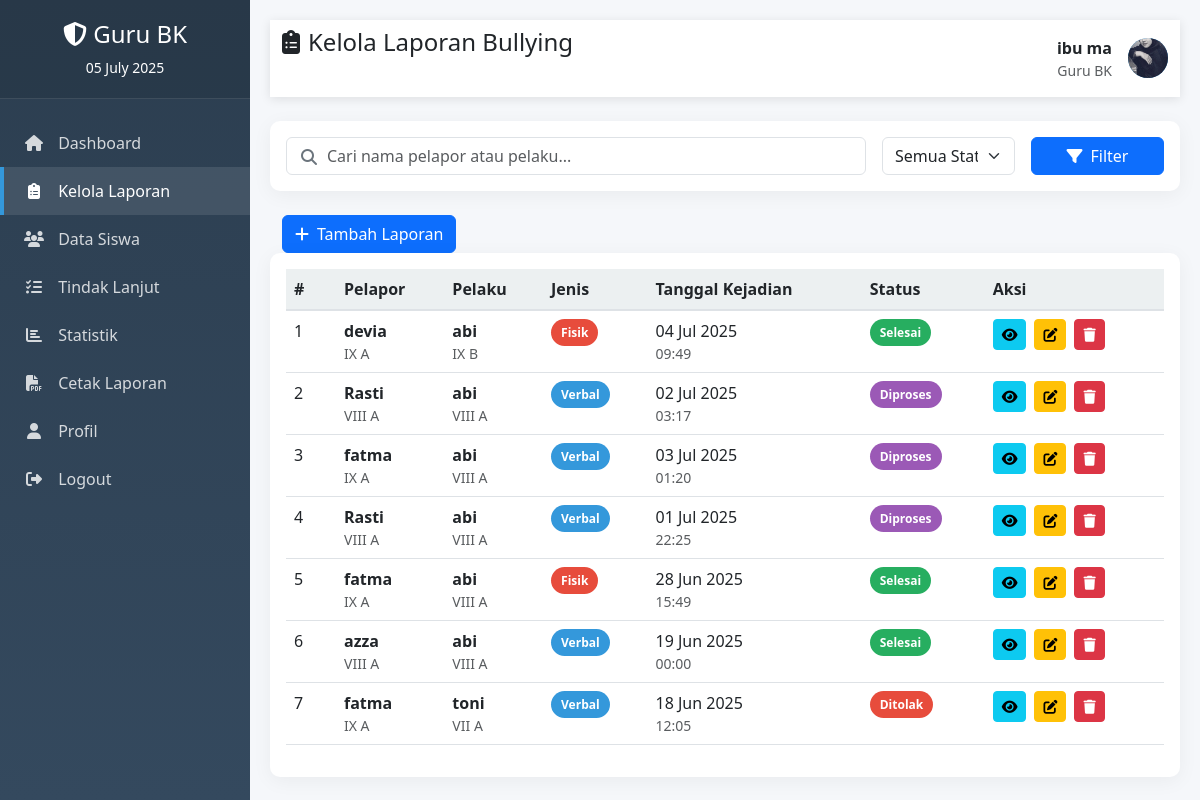
Page /teacher/kelola_laporan.php (signed in) on the committed database.
### tables this page shows
CREATE TABLE `guru_bk` (
  `id_guru` int(11) NOT NULL,
  `nip` varchar(18) NOT NULL,
  `nama_guru` varchar(100) NOT NULL,
  `username` varchar(50) NOT NULL,
  `password` varchar(255) NOT NULL,
  `foto` varchar(255) DEFAULT NULL,
  `status` enum('Aktif','Tidak Aktif') DEFAULT 'Aktif',
  `created_at` timestamp NOT NULL DEFAULT current_timestamp(),
  `updated_at` timestamp NOT NULL DEFAULT current_timestamp() ON UPDATE current_timestamp()
);

CREATE TABLE `laporan_bullying` (
  `id_laporan` int(11) NOT NULL,
  `id_siswa_pelapor` int(11) NOT NULL,
  `nama_pelaku` varchar(100) NOT NULL,
  `kelas_pelaku` varchar(10) NOT NULL,
  `jenis_bullying` enum('Fisik','Verbal','Sosial','Cyber') NOT NULL,
  `tingkat_bullying` enum('Ringan','Sedang','Berat') NOT NULL,
  `deskripsi_kejadian` text NOT NULL,
  `lokasi_kejadian` varchar(255) NOT NULL,
  `tanggal_kejadian` date NOT NULL,
  `waktu_kejadian` time DEFAULT NULL,
  `saksi` varchar(255) DEFAULT NULL,
  `status_laporan` enum('Menunggu','Diproses','Selesai','Ditolak') DEFAULT 'Menunggu',
  `id_guru_penangani` int(11) DEFAULT NULL,
  `catatan_guru` text DEFAULT NULL,
  `tanggal_penanganan` datetime DEFAULT NULL,
  `created_at` timestamp NOT NULL DEFAULT current_timestamp(),
  `updated_at` timestamp NOT NULL DEFAULT current_timestamp() ON UPDATE current_timestamp(),
  `id_siswa_pelaku` int(11) DEFAULT NULL
);

CREATE TABLE `siswa` (
  `id_siswa` int(11) NOT NULL,
  `nisn` varchar(10) NOT NULL COMMENT 'Nomor Induk Siswa Nasional',
  `nama_siswa` varchar(100) NOT NULL,
  `kelas` varchar(10) NOT NULL,
  `jenis_kelamin` enum('Laki-laki','Perempuan') NOT NULL,
  `alamat` text DEFAULT NULL,
  `no_hp_ortu` varchar(15) NOT NULL,
  `password` varchar(255) NOT NULL,
  `foto` varchar(255) DEFAULT NULL,
  `status` enum('Aktif','Tidak Aktif') DEFAULT 'Aktif',
  `created_at` timestamp NOT NULL DEFAULT current_timestamp(),
  `updated_at` timestamp NOT NULL DEFAULT current_timestamp() ON UPDATE current_timestamp()
);

### config/koneksi.php (called while the page is built, shortened)
<?php
$conn = new mysqli(DB_HOST, DB_USER, DB_PASS, DB_NAME);
$conn->set_charset("utf8");
function get_logged_in_user() {
    global $conn;
    $user_id = $_SESSION['user_id'];
    $user_type = $_SESSION['user_type'];
    if ($user_type == 'siswa') {
        $stmt = $conn->prepare("SELECT * FROM siswa WHERE id_siswa = ?");
        $stmt->bind_param("i", $user_id);
    } else {
        $stmt = $conn->prepare("SELECT * FROM guru_bk WHERE id_guru = ?");
        $stmt->bind_param("i", $user_id);
    }
    $stmt->execute();
    $result = $stmt->get_result();
    if ($result->num_rows > 0) {
        return $result->fetch_assoc();
    }
    return null;
}
?>

### teacher/kelola_laporan.php (the view, shortened to what this page needs)
<?php
require_once '../config/koneksi.php';
$guru = get_logged_in_user();
$query = "SELECT lb.*, s.nama_siswa as nama_pelapor, s.kelas as kelas_pelapor
          FROM laporan_bullying lb
          JOIN siswa s ON lb.id_siswa_pelapor = s.id_siswa
          ORDER BY lb.created_at DESC";
$result = $conn->query($query);
$search = isset($_GET['search']) ? clean_input($_GET['search']) : '';
?>
<!DOCTYPE html>
<html lang="id">
<head>
    <link rel="stylesheet" href="https://cdnjs.cloudflare.com/ajax/libs/font-awesome/6.4.0/css/all.min.css">
    <link href="https://cdn.jsdelivr.net/npm/bootstrap@5.3.0/dist/css/bootstrap.min.css" rel="stylesheet">
</head>
<body>
    <div class="sidebar">
        <div class="sidebar-header text-center">
            <h4><i class="fas fa-shield-alt"></i> Guru BK</h4>
            <p class="mb-0 small"><?= date('d F Y') ?></p>
        </div>
        <div class="sidebar-menu">
            <a href="dashboard.php"><i class="fas fa-home"></i> Dashboard</a>
            <a href="kelola_laporan.php" class="active"><i class="fas fa-clipboard-list"></i> Kelola Laporan</a>
            <a href="kelola_siswa.php"><i class="fas fa-users"></i> Data Siswa</a>
            <a href="tindak_lanjut.php"><i class="fas fa-tasks"></i> Tindak Lanjut</a>
            <a href="statistik.php"><i class="fas fa-chart-bar"></i> Statistik</a>
            <a href="cetak_laporan.php"><i class="fas fa-file-pdf"></i> Cetak Laporan</a>
            <a href="profile.php"><i class="fas fa-user"></i> Profil</a>
            <a href="../logout.php"><i class="fas fa-sign-out-alt"></i> Logout</a>
        </div>
    </div>
    <div class="main-content">
        <nav class="navbar navbar-expand-lg navbar-light navbar-custom mb-4">
            <div class="container-fluid">
                <div class="d-flex justify-content-between align-items-center mb-4">
                    <h4><i class="fas fa-clipboard-list me-2"></i>Kelola Laporan Bullying</h4>
                </div>
                <div class="d-flex align-items-center ms-auto">
                    <div class="me-3 text-end">
                        <div class="fw-bold"><?= htmlspecialchars($guru['nama_guru']) ?></div>
                        <div class="small text-muted">Guru BK</div>
                    </div>
                    <div class="user-avatar">
                        <?php if (!empty($guru['foto'])): ?>
                            <img src="../assets/uploads/foto_guru/<?= htmlspecialchars($guru['foto']) ?>" alt="Foto Profil" class="foto-siswa">
                        <?php else: ?>
                            <?= strtoupper(substr($guru['nama_guru'], 0, 1)) ?>
                        <?php endif; ?>
                    </div>
                </div>
            </div>
        </nav>
            <div class="card card-custom mb-4">
                <div class="card-body">
                    <form method="GET" class="row g-3">
                        <div class="col-md-8">
                            <div class="search-box">
                                <i class="fas fa-search"></i>
                                <input type="text" class="form-control" name="search" placeholder="Cari nama pelapor atau pelaku..."
                                       value="<?= htmlspecialchars($search) ?>">
                            </div>
                        </div>
                        <div class="col-md-2">
                            <select class="form-select" name="status">
                                <option value="">Semua Status</option>
                            </select>
                        </div>
                        <div class="col-md-2">
                            <button type="submit" class="btn btn-primary w-100">
                                <i class="fas fa-filter me-2"></i>Filter
                            </button>
                        </div>
                    </form>
                </div>
            </div>
            <div class="container-fluid">
                <a href="#" class="btn btn-primary" data-bs-toggle="modal" data-bs-target="#tambahLaporanModal">
                    <i class="fas fa-plus me-2"></i>Tambah Laporan
                </a>
            </div>
            <div class="card card-custom">
                <div class="card-body">
                    <div class="table-responsive">
                        <table class="table table-hover table-custom">
                            <thead>
                                <tr>
                                    <th width="50px">#</th>
                                    <th>Pelapor</th>
                                    <th>Pelaku</th>
                                    <th>Jenis</th>
                                    <th>Tanggal Kejadian</th>
                                    <th>Status</th>
                                    <th>Aksi</th>
                                </tr>
                            </thead>
                            <tbody>
                                <?php if ($result->num_rows > 0): ?>
                                    <?php $no = 1; ?>
                                    <?php while ($laporan = $result->fetch_assoc()): ?>
                                        <tr>
                                            <td><?= $no++ ?></td>
                                            <td>
                                                <strong><?= htmlspecialchars($laporan['nama_pelapor']) ?></strong>
                                                <div class="small text-muted"><?= htmlspecialchars($laporan['kelas_pelapor']) ?></div>
                                            </td>
                                            <td>
                                                <strong><?= htmlspecialchars($laporan['nama_pelaku']) ?></strong>
                                                <div class="small text-muted"><?= htmlspecialchars($laporan['kelas_pelaku']) ?></div>
                                            </td>
                                            <td>
                                                <span class="badge-jenis jenis-<?= strtolower($laporan['jenis_bullying']) ?>">
                                                    <?= htmlspecialchars($laporan['jenis_bullying']) ?>
                                                </span>
                                            </td>
                                            <td>
                                                <?= date('d M Y', strtotime($laporan['tanggal_kejadian'])) ?>
                                                <div class="small text-muted">
                                                    <?= !empty($laporan['waktu_kejadian']) ? date('H:i', strtotime($laporan['waktu_kejadian'])) : '' ?>
                                                </div>
                                            </td>
                                            <td>
                                                <span class="status-badge status-<?= strtolower($laporan['status_laporan']) ?>">
                                                    <?= htmlspecialchars($laporan['status_laporan']) ?>
                                                </span>
                                            </td>
                                            <td>
                                                <div class="d-flex gap-2">
                                                    <a href="detail_laporan.php?id=<?= $laporan['id_laporan'] ?>" class="btn btn-sm btn-info">
                                                        <i class="fas fa-eye"></i>
                                                    </a>
                                                    <button class="btn btn-sm btn-warning" data-bs-toggle="modal"
                                                            data-bs-target="#editLaporanModal<?= $laporan['id_laporan'] ?>">
                                                        <i class="fas fa-edit"></i>
                                                    </button>
                                                    <button class="btn btn-sm btn-danger" data-bs-toggle="modal"
                                                            data-bs-target="#hapusLaporanModal<?= $laporan['id_laporan'] ?>">
                                                        <i class="fas fa-trash"></i>
                                                    </button>
                                                </div>
                                            </td>
                                        </tr>
                                    <?php endwhile; ?>
                                <?php endif; ?>
                            </tbody>
                        </table>
                    </div>
                </div>
            </div>
    </div>
</body>
</html>

### teacher/kelola_laporan.php (style rules this page uses)
:root { --primary: #3498db; --secondary: #2c3e50; --success: #27ae60; --danger: #e74c3c; --warning: #f39c12; --info: #9b59b6; --light: #ecf0f1; --dark: #34495e; }
body { font-family: 'Segoe UI', Tahoma, Geneva, Verdana, sans-serif; background-color: #f5f7fa; }
.sidebar { width: 250px; min-height: 100vh; background: linear-gradient(to bottom, var(--secondary), var(--dark)); color: white; position: fixed; transition: all 0.3s; z-index: 1000; }
.sidebar-header { padding: 20px; background: rgba(0, 0, 0, 0.1); border-bottom: 1px solid rgba(255, 255, 255, 0.1); }
.sidebar-menu { padding: 20px 0; }
.sidebar-menu a { display: block; padding: 12px 20px; color: rgba(255, 255, 255, 0.8); text-decoration: none; transition: all 0.3s; border-left: 4px solid transparent; }
.sidebar-menu a:hover, .sidebar-menu a.active { background: rgba(255, 255, 255, 0.1); color: white; border-left-color: var(--primary); }
.sidebar-menu i { margin-right: 10px; width: 20px; text-align: center; }
.main-content { margin-left: 250px; padding: 20px; min-height: 100vh; }
.navbar-custom { background-color: white; box-shadow: 0 2px 10px rgba(0, 0, 0, 0.1); }
.card-custom { border-radius: 10px; border: none; box-shadow: 0 4px 20px rgba(0, 0, 0, 0.05); }
.table-custom th { background-color: var(--light); border-bottom: 2px solid #dee2e6; }
.user-avatar { width: 40px; height: 40px; border-radius: 50%; background-color: var(--primary); color: white; display: flex; align-items: center; justify-content: center; font-weight: bold; overflow: hidden; }
.user-avatar img { width: 100%; height: 100%; object-fit: cover; }
.status-badge { padding: 5px 10px; border-radius: 20px; font-size: 12px; font-weight: 600; }
.status-diproses { background-color: var(--info); color: white; }
.status-selesai { background-color: var(--success); color: white; }
.status-ditolak { background-color: var(--danger); color: white; }
.search-box { position: relative; }
.search-box .form-control { padding-left: 40px; }
.search-box i { position: absolute; left: 15px; top: 12px; color: #6c757d; }
.badge-jenis { padding: 5px 10px; border-radius: 20px; font-size: 12px; font-weight: 600; }
.jenis-fisik { background-color: #e74c3c; color: white; }
.jenis-verbal { background-color: #3498db; color: white; }

### rows in the picture
guru_bk: nama_guru "ibu ma", foto (picture)
laporan_bullying: id_siswa_pelapor.nama_siswa "devia", id_siswa_pelapor.kelas "IX A", nama_pelaku "abi", kelas_pelaku "IX B", jenis_bullying "Fisik", tanggal_kejadian "04 Jul 2025", waktu_kejadian "09:49", status_laporan "Selesai"
laporan_bullying: id_siswa_pelapor.nama_siswa "Rasti", id_siswa_pelapor.kelas "VIII A", nama_pelaku "abi", kelas_pelaku "VIII A", jenis_bullying "Verbal", tanggal_kejadian "02 Jul 2025", waktu_kejadian "03:17", status_laporan "Diproses"
laporan_bullying: id_siswa_pelapor.nama_siswa "fatma", id_siswa_pelapor.kelas "IX A", nama_pelaku "abi", kelas_pelaku "VIII A", jenis_bullying "Verbal", tanggal_kejadian "03 Jul 2025", waktu_kejadian "01:20", status_laporan "Diproses"
laporan_bullying: id_siswa_pelapor.nama_siswa "Rasti", id_siswa_pelapor.kelas "VIII A", nama_pelaku "abi", kelas_pelaku "VIII A", jenis_bullying "Verbal", tanggal_kejadian "01 Jul 2025", waktu_kejadian "22:25", status_laporan "Diproses"
laporan_bullying: id_siswa_pelapor.nama_siswa "fatma", id_siswa_pelapor.kelas "IX A", nama_pelaku "abi", kelas_pelaku "VIII A", jenis_bullying "Fisik", tanggal_kejadian "28 Jun 2025", waktu_kejadian "15:49", status_laporan "Selesai"
laporan_bullying: id_siswa_pelapor.nama_siswa "azza", id_siswa_pelapor.kelas "VIII A", nama_pelaku "abi", kelas_pelaku "VIII A", jenis_bullying "Verbal", tanggal_kejadian "19 Jun 2025", waktu_kejadian "00:00", status_laporan "Selesai"
laporan_bullying: id_siswa_pelapor.nama_siswa "fatma", id_siswa_pelapor.kelas "IX A", nama_pelaku "toni", kelas_pelaku "VII A", jenis_bullying "Verbal", tanggal_kejadian "18 Jun 2025", waktu_kejadian "12:05", status_laporan "Ditolak"
